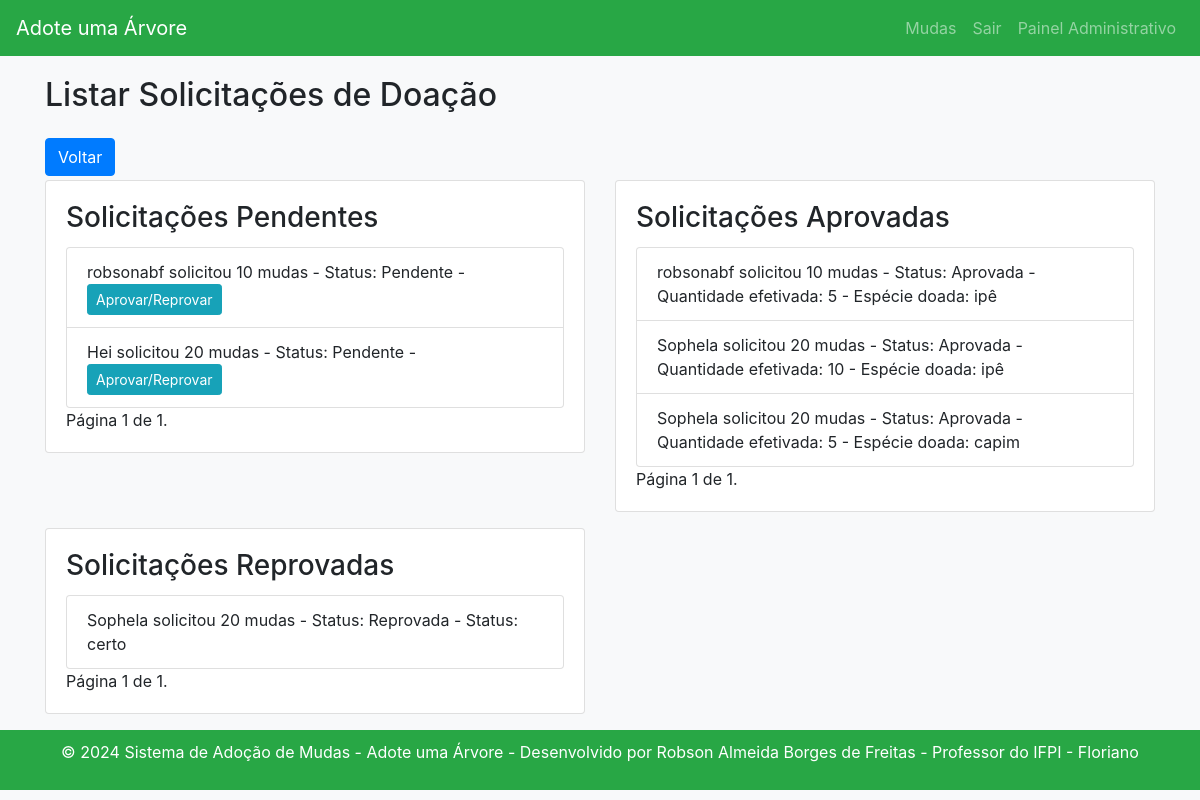
The page /listar_solicitacoes/ (signed in) on the database as committed earlier.
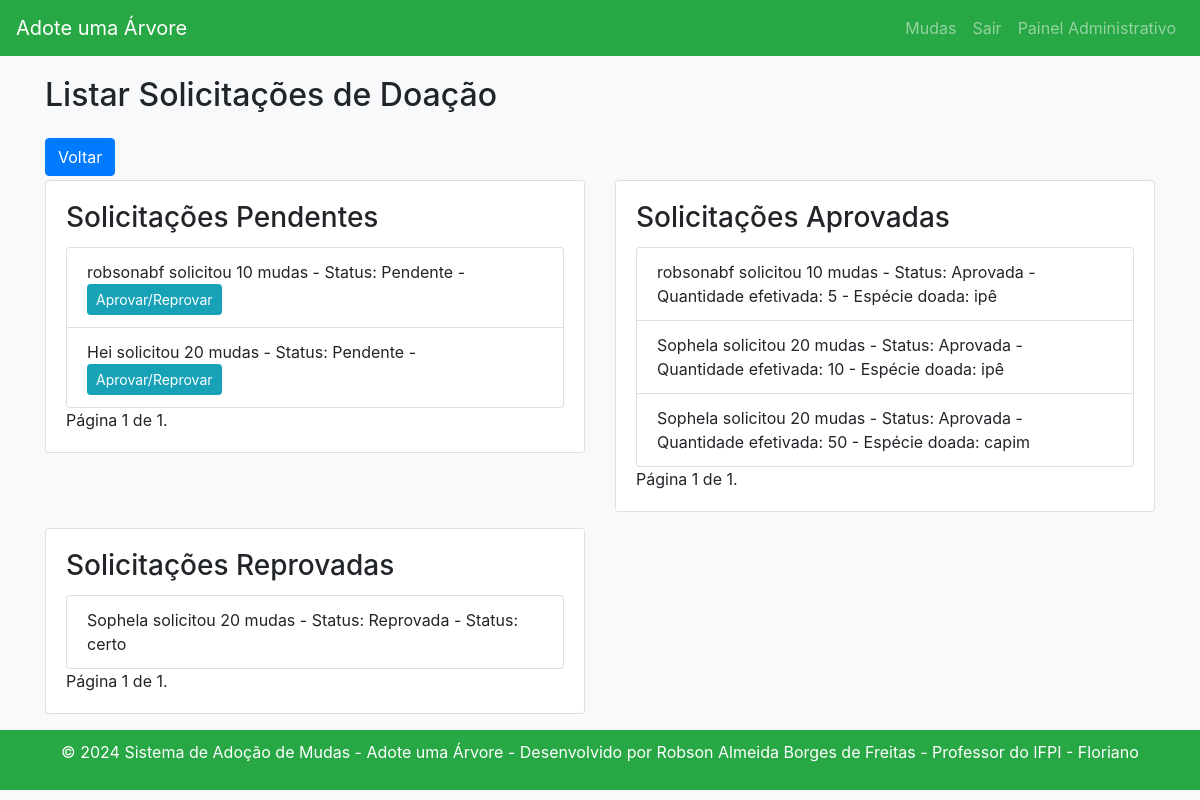
The same page on the database as committed later.
### arvore/models.py (models this page shows, shortened)
class EfetivarDoacao(models.Model):
    solicitacao = models.OneToOneField(SolicitacaoDoacao, on_delete=models.CASCADE, related_name='efetivacao')
    quantidade_efetivada = models.IntegerField()
    especie_doada = models.CharField(max_length=100, null=True, blank=True)
    avaliador = models.ForeignKey(User, on_delete=models.CASCADE)
    data_plantio = models.DateTimeField(null=True, blank=True)
    data_efetivacao = models.DateTimeField(null=True, blank=True)
    observacoes = models.CharField(max_length=200, null=True, blank=True)

class SolicitacaoDoacao(models.Model):
    usuario = models.ForeignKey(User, on_delete=models.CASCADE)
    especie = models.CharField(max_length=100)
    quantidade_solicitada = models.IntegerField()
    status = models.CharField(max_length=20, default='Pendente')
    local_de_plantio = models.CharField(max_length=200)
    data_solicitacao = models.DateTimeField(null=True, blank=True)
    observacoes = models.CharField(max_length=200, null=True, blank=True)

### arvore/views.py (the view)
# urls.py: path('listar_solicitacoes/', views.listar_solicitacoes, name='listar_solicitacoes'),
@login_required
@user_passes_test(is_member_of_team)
def listar_solicitacoes(request):
    solicitacoes = SolicitacaoDoacao.objects.all()
    efetivadas = EfetivarDoacao.objects.all()
    paginator_pendentes = Paginator(solicitacoes.filter(status='Pendente'), 10)
    page_pendentes = request.GET.get('page_pendentes')
    try:
        solicitacoes_pendentes = paginator_pendentes.page(page_pendentes)
    except PageNotAnInteger:
        solicitacoes_pendentes = paginator_pendentes.page(1)
    except EmptyPage:
        solicitacoes_pendentes = paginator_pendentes.page(paginator_pendentes.num_pages)
    paginator_aprovadas = Paginator(efetivadas.filter(solicitacao__status='Aprovada'), 10)
    page_aprovadas = request.GET.get('page_aprovadas')
    try:
        solicitacoes_aprovadas = paginator_aprovadas.page(page_aprovadas)
    except PageNotAnInteger:
        solicitacoes_aprovadas = paginator_aprovadas.page(1)
    except EmptyPage:
        solicitacoes_aprovadas = paginator_aprovadas.page(paginator_aprovadas.num_pages)
    paginator_reprovadas = Paginator(solicitacoes.filter(status='Reprovada'), 10)
    page_reprovadas = request.GET.get('page_reprovadas')
    try:
        solicitacoes_reprovadas = paginator_reprovadas.page(page_reprovadas)
    except PageNotAnInteger:
        solicitacoes_reprovadas = paginator_reprovadas.page(1)
    except EmptyPage:
        solicitacoes_reprovadas = paginator_reprovadas.page(paginator_reprovadas.num_pages)
    return render(request, 'listar_solicitacoes.html', {
        'solicitacoes_pendentes': solicitacoes_pendentes,
        'solicitacoes_aprovadas': solicitacoes_aprovadas,
        'solicitacoes_reprovadas': solicitacoes_reprovadas,
    })

### arvore/templatetags/custom_filters.py (called while the page is built)
@register.filter(name='is_member_of_team')
def is_member_of_team_filter(user):
    return is_member_of_team(user)

### arvore/views.py (called while the page is built)
def is_member_of_team(user):
    is_in_team_group = user.groups.filter(name='equipe').exists()
    is_superuser = user.is_superuser
    return is_in_team_group or is_superuser

### arvore/templates/listar_solicitacoes.html (shortened to what this page needs)
{% extends 'base.html' %}
{% block content %}
    <h2 class="mb-4">Listar Solicitações de Doação</h2>
    <a href="javascript:history.back()" class="btn btn-primary mb-1">Voltar</a>
    <div class="row">
    <div class="col-md-6">
        <div class="card mb-3">
            <div class="card-body">
                <h3 class="card-title">Solicitações Pendentes</h3>
                <ul class="list-group">
                    {% for solicitacao in solicitacoes_pendentes %}
                        <li class="list-group-item">
                            {{ solicitacao.usuario.username }} solicitou {{ solicitacao.quantidade_solicitada }} mudas
                            - Status: {{ solicitacao.status }}
                            - <a href="{% url 'aprovar_reprovar_doacao' solicitacao.id %}" class="btn btn-info btn-sm">Aprovar/Reprovar</a>
                        </li>
                    {% endfor %}
                </ul>
                <div class="pagination">
                    <span class="step-links">
                        <span class="current">
                            Página {{ solicitacoes_pendentes.number }} de {{ solicitacoes_pendentes.paginator.num_pages }}.
                        </span>
                    </span>
                </div>
            </div>
        </div>
    </div>
        <div class="col-md-6">
    <div class="card mb-3">
        <div class="card-body">
            <h3 class="card-title">Solicitações Aprovadas</h3>
            <ul class="list-group">
                {% for efetivada in solicitacoes_aprovadas %}
                    <li class="list-group-item">
                        {{ efetivada.solicitacao.usuario.username }} solicitou {{ efetivada.solicitacao.quantidade_solicitada }} mudas
                        - Status: {{ efetivada.solicitacao.status }}
                        - Quantidade efetivada: {{ efetivada.quantidade_efetivada }}
                        - Espécie doada: {{ efetivada.especie_doada }}
                    </li>
                {% endfor %}
            </ul>
            <div class="pagination">
                <span class="step-links">
                    <span class="current">
                        Página {{ solicitacoes_aprovadas.number }} de {{ solicitacoes_aprovadas.paginator.num_pages }}.
                    </span>
                </span>
            </div>
            </div>
        </div>
    </div>
            <div class="col-md-6">
    <div class="card mb-3">
        <div class="card-body">
            <h3 class="card-title">Solicitações Reprovadas</h3>
            <ul class="list-group">
                {% for solicitacao in solicitacoes_reprovadas %}
                    <li class="list-group-item">
                        {{ solicitacao.usuario.username }} solicitou {{ solicitacao.quantidade_solicitada }} mudas
                        - Status: {{ solicitacao.status }} - Status: {{ solicitacao.observacoes }}
                    </li>
                {% endfor %}
            </ul>
            <div class="pagination">
                <span class="step-links">
                    <span class="current">
                        Página {{ solicitacoes_reprovadas.number }} de {{ solicitacoes_reprovadas.paginator.num_pages }}.
                    </span>
                </span>
                </div>
            </div>
        </div>
    </div>
</div>
{% endblock %}

Rows that differ between the two databases and show on the page:
changed EfetivarDoacao "capim": quantidade_efetivada "5" → "50"
